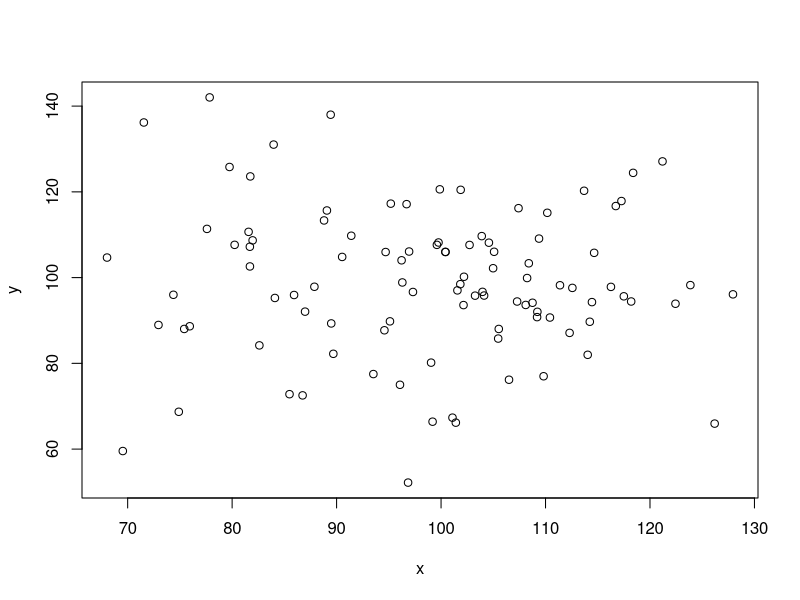

Here is the R script that generated this plot:
## ---- chunk 1
knitr::opts_chunk$set(echo = TRUE)
## ---- chunk 2
x <- rnorm(100, 100, 15)
y <- rnorm(100, 100, 15)

plot(x, y)
